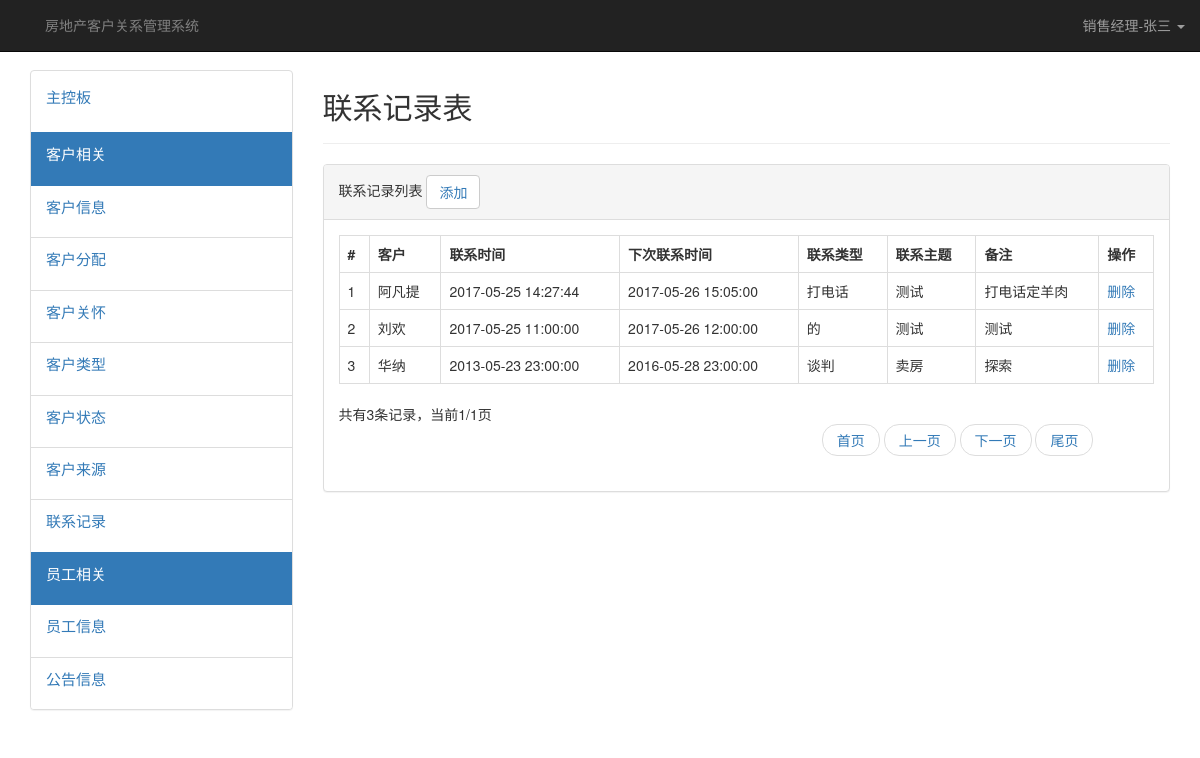
Page /kh_lianxijilu.php on the committed database.
### tables this page shows
CREATE TABLE `kh_connect` (
  `id` int(11) NOT NULL,
  `username` varchar(25) DEFAULT NULL,
  `time` datetime DEFAULT NULL,
  `nexttime` datetime DEFAULT NULL,
  `connecttype` varchar(20) DEFAULT NULL,
  `connecttitle` varchar(20) DEFAULT NULL,
  `notes` varchar(50) DEFAULT NULL,
  PRIMARY KEY (`id`)
);

### kh_lianxijilu.php (the view, shortened to what this page needs)
    <div class="col-md-9">
    <h2>联系记录表</h2><hr />
     <div class="panel panel-default">
  <div class="panel-heading"> 联系记录列表
  <button class="btn btn-default "><a href="kh_tianjialianxi.php" onclick="confirm('是否确定添加？')">添加</a></button>
  </div>
  <div class="panel-body">
   <table  class="table table-bordered" >
        <tr>
            <th>#</th>
            <th>客户</th>
            <th>联系时间</th>
            <th>下次联系时间</th>
            <th>联系类型</th>
            <th>联系主题</th>
            <th>备注</th>
            <th>操作</th>
        </tr>
            <?php
    $host="localhost";
   $db = "crm_db";
   $user = 'root';
   $pwd = '123456';
   try{
   $pdo = new PDO("mysql:host=$host;dbname=$db", $user, $pwd);
   $sql = "SELECT * FROM  kh_connect";
   $rs = $pdo->query($sql);
       echo "<tr>";
    foreach ( $rs as $key => $value ){
     if(is_numeric($key)){
        for ($key=0; $key <count($value)/2 ; $key++) {
            echo "<td>$value[$key]</td>";
        }
         $id_t =  $value['id'];
          echo "<td><a href='kh_deletelianxi.php?id= $id_t'>删除</a><br>
          </td>";
     }
   echo "</tr>";
   }
   }catch (Exception $e){
    echo $e ->getMessage();
   }
?>
   </table>
   <div class="row ">
                <div class="col-md-6 ">
                <?php
                $res = $rs->rowCount();
                echo "<span>共有".$res."条记录，当前1/".ceil($res/3)."页</span>";
                ?>
</div>
                <div class="col-md-6" style="float: right">
                    <ul class="pager">
                        <li><a href="#">首页</a></li>
                        <li><a href="#">上一页</a></li>
                        <li><a href="#">下一页</a></li>
                        <li><a href="#">尾页</a></li>
                    </ul>
                </div>
            </div>
</div>
</div>
</div>
    </body>
</html>

### rows in the picture
kh_connect: id "1", username "阿凡提", time "2017-05-25 14:27:44", nexttime "2017-05-26 15:05:00", connecttype "打电话", connecttitle "测试", notes "打电话定羊肉"
kh_connect: id "2", username "刘欢", time "2017-05-25 11:00:00", nexttime "2017-05-26 12:00:00", connecttype "的", connecttitle "测试", notes "测试"
kh_connect: id "3", username "华纳", time "2013-05-23 23:00:00", nexttime "2016-05-28 23:00:00", connecttype "谈判", connecttitle "卖房", notes "探索"

### other values in the picture
$res "3"
ceil($res/3) "1"
